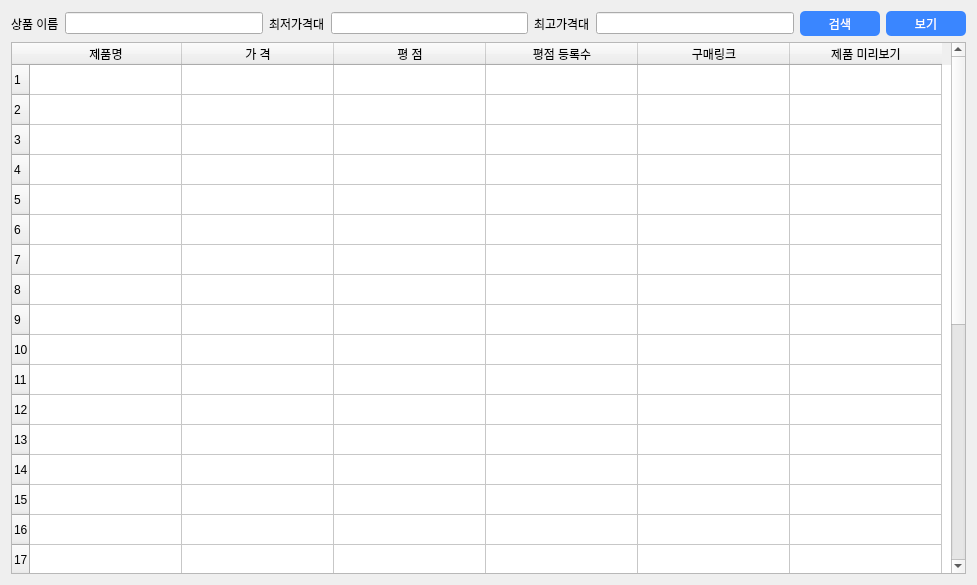
<?xml version="1.0" encoding="UTF-8"?>
<ui version="4.0">
 <class>Dialog</class>
 <widget class="QDialog" name="Dialog">
  <property name="geometry">
   <rect>
    <x>0</x>
    <y>0</y>
    <width>977</width>
    <height>585</height>
   </rect>
  </property>
  <property name="minimumSize">
   <size>
    <width>840</width>
    <height>585</height>
   </size>
  </property>
  <property name="windowTitle">
   <string>Dialog</string>
  </property>
  <property name="styleSheet">
   <string notr="true">
#Dialog{
	background:url(&quot;C:/Users/user/Documents/카카오톡 받은 파일/Uitest/main&quot;)
}</string>
  </property>
  <layout class="QGridLayout" name="gridLayout">
   <item row="0" column="5">
    <widget class="QLineEdit" name="lineEdit_3"/>
   </item>
   <item row="0" column="7">
    <widget class="QPushButton" name="p2">
     <property name="minimumSize">
      <size>
       <width>80</width>
       <height>25</height>
      </size>
     </property>
     <property name="styleSheet">
      <string notr="true">#p2{
	color: white;
	background-color: rgb(58, 134, 255);
	border-radius: 5px;
}
</string>
     </property>
     <property name="text">
      <string>보기</string>
     </property>
    </widget>
   </item>
   <item row="0" column="4">
    <widget class="QLabel" name="C">
     <property name="text">
      <string>최고가격대</string>
     </property>
    </widget>
   </item>
   <item row="0" column="6">
    <widget class="QPushButton" name="p1">
     <property name="sizePolicy">
      <sizepolicy hsizetype="Minimum" vsizetype="Fixed">
       <horstretch>0</horstretch>
       <verstretch>0</verstretch>
      </sizepolicy>
     </property>
     <property name="minimumSize">
      <size>
       <width>80</width>
       <height>25</height>
      </size>
     </property>
     <property name="styleSheet">
      <string notr="true">#p1{
	color: white;
	background-color: rgb(58, 134, 255);
	border-radius: 5px;
}
</string>
     </property>
     <property name="text">
      <string>검색</string>
     </property>
    </widget>
   </item>
   <item row="0" column="0">
    <widget class="QLabel" name="A">
     <property name="text">
      <string>상품 이름</string>
     </property>
    </widget>
   </item>
   <item row="0" column="3">
    <widget class="QLineEdit" name="lineEdit_2"/>
   </item>
   <item row="0" column="2">
    <widget class="QLabel" name="B">
     <property name="text">
      <string>최저가격대</string>
     </property>
    </widget>
   </item>
   <item row="0" column="1">
    <widget class="QLineEdit" name="lineEdit"/>
   </item>
   <item row="1" column="0" colspan="8">
    <widget class="QTableWidget" name="tableWidget">
     <property name="rowCount">
      <number>30</number>
     </property>
     <property name="columnCount">
      <number>6</number>
     </property>
     <attribute name="horizontalHeaderDefaultSectionSize">
      <number>152</number>
     </attribute>
     <attribute name="horizontalHeaderMinimumSectionSize">
      <number>40</number>
     </attribute>
     <attribute name="verticalHeaderDefaultSectionSize">
      <number>30</number>
     </attribute>
     <attribute name="verticalHeaderMinimumSectionSize">
      <number>16</number>
     </attribute>
     <row/>
     <row/>
     <row/>
     <row/>
     <row/>
     <row/>
     <row/>
     <row/>
     <row/>
     <row/>
     <row/>
     <row/>
     <row/>
     <row/>
     <row/>
     <row/>
     <row/>
     <row/>
     <row/>
     <row/>
     <row/>
     <row/>
     <row/>
     <row/>
     <row/>
     <row/>
     <row/>
     <row/>
     <row/>
     <row/>
     <column>
      <property name="text">
       <string>제품명</string>
      </property>
     </column>
     <column>
      <property name="text">
       <string>가 격</string>
      </property>
     </column>
     <column>
      <property name="text">
       <string>평 점</string>
      </property>
     </column>
     <column>
      <property name="text">
       <string>평점 등록수</string>
      </property>
     </column>
     <column>
      <property name="text">
       <string>구매링크</string>
      </property>
     </column>
     <column>
      <property name="text">
       <string>제품 미리보기</string>
      </property>
     </column>
    </widget>
   </item>
  </layout>
 </widget>
 <resources/>
 <connections/>
</ui>
